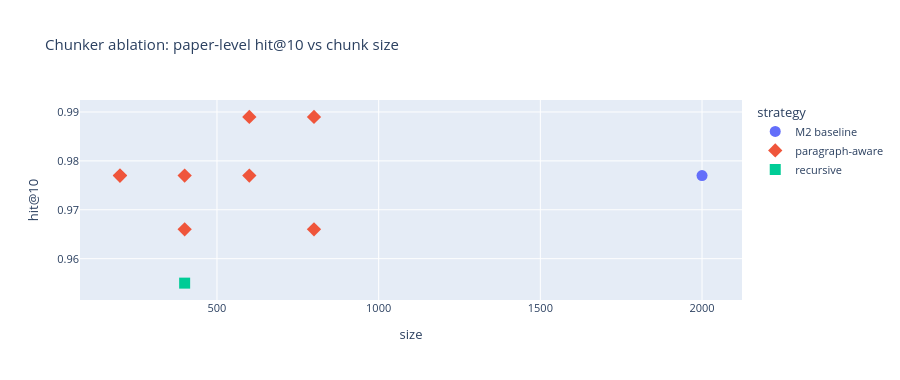

Notebook code for this chart:
### Code cell
"""Hit@10 across chunk sizes, one symbol per chunker strategy."""

def build_chunker_plot():
    if chunker_df is None:
        return None
    plot_rows = []
    for cfg, row in chunker_df.iterrows():
        if "coarse_rerank" in cfg:
            plot_rows.append(
                {"size": 2000, "overlap": 0, "strategy": "M2 baseline", "hit@10": row["hit@10"]}
            )
        elif "recursive_400" in cfg:
            plot_rows.append(
                {"size": 400, "overlap": 80, "strategy": "recursive", "hit@10": row["hit@10"]}
            )
        else:
            tag = cfg.split("e5_rerank_", 1)[-1]
            size_s, ov_s = tag.split("_")
            plot_rows.append(
                {
                    "size": int(size_s.lstrip("s")),
                    "overlap": int(ov_s.lstrip("o")),
                    "strategy": "paragraph-aware",
                    "hit@10": row["hit@10"],
                }
            )
    plot_df = pd.DataFrame(plot_rows)
    fig = px.scatter(
        plot_df,
        x="size",
        y="hit@10",
        color="strategy",
        symbol="strategy",
        hover_data=["overlap"],
        title="Chunker ablation: paper-level hit@10 vs chunk size",
    )
    fig.update_traces(marker=dict(size=11))
    fig.update_layout(height=380, font=dict(size=11))
    return fig

chunker_plot = build_chunker_plot()
chunker_plot_display = (
    chunker_plot
    if chunker_plot is not None
    else mo.md("_Plot will render once the chunker-ablation results land._")
)
chunker_plot_display

### Figure 1 — Plotly figure (JSON) as saved in the notebook; plotly's stock layout.template omitted (floating-point values rounded to 4 significant figures)
{"data": [{"customdata": [[0]], "hovertemplate": "strategy=M2 baseline<br>size=%{x}<br>hit@10=%{y}<br>overlap=%{customdata[0]}<extra></extra>", "legendgroup": "M2 baseline", "marker": {"color": "#636efa", "size": 11, "symbol": "circle"}, "mode": "markers", "name": "M2 baseline", "orientation": "v", "showlegend": true, "type": "scatter", "x": [2000], "xaxis": "x", "y": [0.977], "yaxis": "y"}, {"customdata": [[0], [100], [0], [200], [0], [300], [0], [400]], "hovertemplate": "strategy=paragraph-aware<br>size=%{x}<br>hit@10=%{y}<br>overlap=%{customdata[0]}<extra></extra>", "legendgroup": "paragraph-aware", "marker": {"color": "#EF553B", "size": 11, "symbol": "diamond"}, "mode": "markers", "name": "paragraph-aware", "orientation": "v", "showlegend": true, "type": "scatter", "x": [200, 200, 400, 400, 600, 600, 800, 800], "xaxis": "x", "y": [0.977, 0.977, 0.966, 0.977, 0.989, 0.977, 0.966, 0.989], "yaxis": "y"}, {"customdata": [[80]], "hovertemplate": "strategy=recursive<br>size=%{x}<br>hit@10=%{y}<br>overlap=%{customdata[0]}<extra></extra>", "legendgroup": "recursive", "marker": {"color": "#00cc96", "size": 11, "symbol": "square"}, "mode": "markers", "name": "recursive", "orientation": "v", "showlegend": true, "type": "scatter", "x": [400], "xaxis": "x", "y": [0.955], "yaxis": "y"}], "layout": {"font": {"size": 11}, "height": 380, "legend": {"title": {"text": "strategy"}, "tracegroupgap": 0}, "title": {"text": "Chunker ablation: paper-level hit@10 vs chunk size"}, "xaxis": {"anchor": "y", "domain": [0, 1], "title": {"text": "size"}}, "yaxis": {"anchor": "x", "domain": [0, 1], "title": {"text": "hit@10"}}}}
